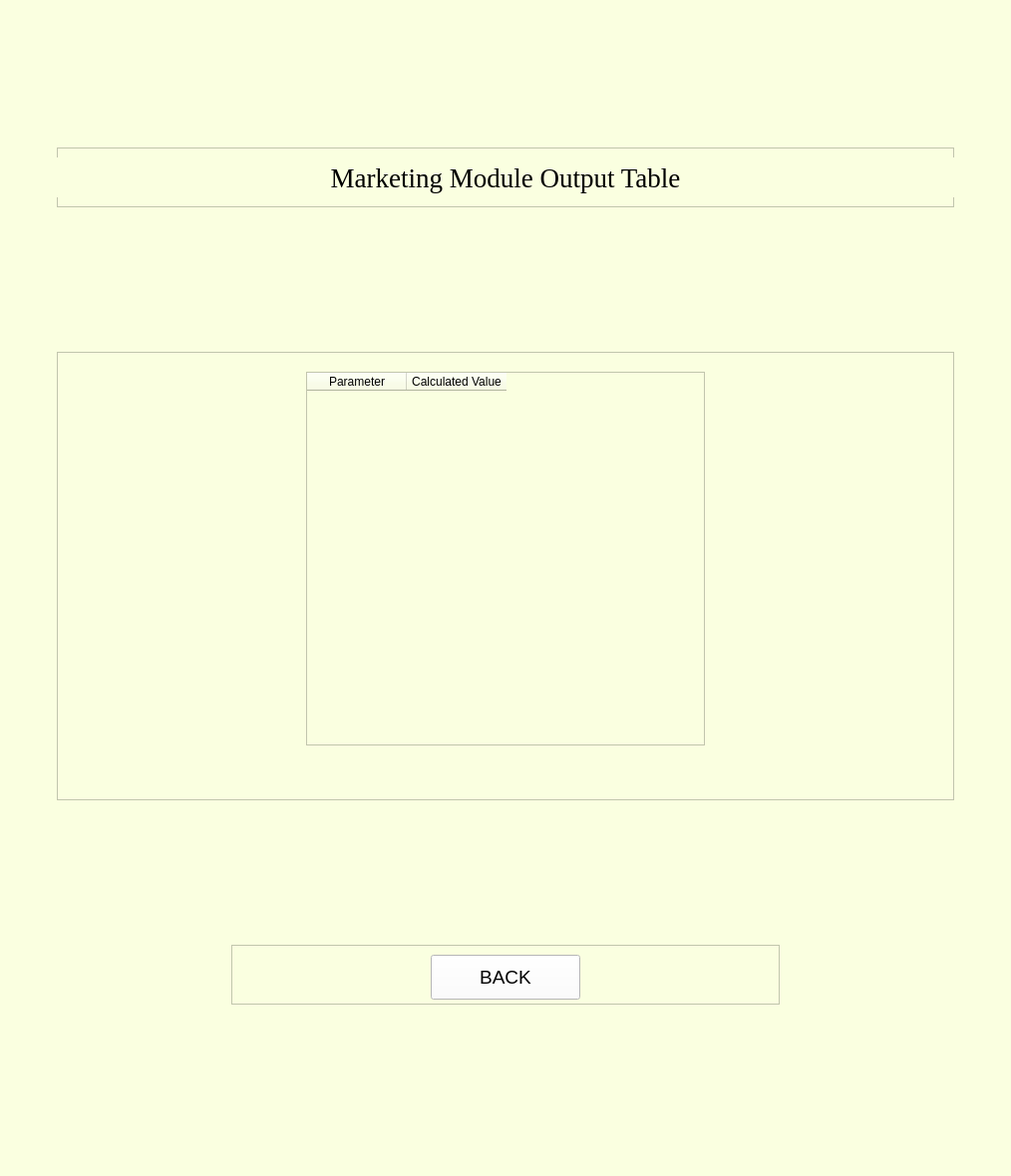
<?xml version="1.0" encoding="UTF-8"?>
<ui version="4.0">
 <class>MainWindow</class>
 <widget class="QMainWindow" name="MainWindow">
  <property name="geometry">
   <rect>
    <x>0</x>
    <y>0</y>
    <width>1014</width>
    <height>1180</height>
   </rect>
  </property>
  <property name="sizePolicy">
   <sizepolicy hsizetype="Expanding" vsizetype="Expanding">
    <horstretch>0</horstretch>
    <verstretch>0</verstretch>
   </sizepolicy>
  </property>
  <property name="mouseTracking">
   <bool>false</bool>
  </property>
  <property name="windowTitle">
   <string>MainWindow</string>
  </property>
  <property name="styleSheet">
   <string notr="true">background-color: rgb(250, 255, 224);</string>
  </property>
  <widget class="QWidget" name="centralwidget">
   <layout class="QVBoxLayout" name="verticalLayout">
    <item alignment="Qt::AlignHCenter">
     <widget class="QFrame" name="frame_12">
      <property name="minimumSize">
       <size>
        <width>900</width>
        <height>60</height>
       </size>
      </property>
      <property name="maximumSize">
       <size>
        <width>900</width>
        <height>60</height>
       </size>
      </property>
      <property name="frameShape">
       <enum>QFrame::StyledPanel</enum>
      </property>
      <property name="frameShadow">
       <enum>QFrame::Raised</enum>
      </property>
      <widget class="QLabel" name="heading">
       <property name="geometry">
        <rect>
         <x>0</x>
         <y>10</y>
         <width>900</width>
         <height>40</height>
        </rect>
       </property>
       <property name="sizePolicy">
        <sizepolicy hsizetype="Preferred" vsizetype="Preferred">
         <horstretch>0</horstretch>
         <verstretch>0</verstretch>
        </sizepolicy>
       </property>
       <property name="minimumSize">
        <size>
         <width>900</width>
         <height>40</height>
        </size>
       </property>
       <property name="maximumSize">
        <size>
         <width>16777215</width>
         <height>16777215</height>
        </size>
       </property>
       <property name="font">
        <font>
         <family>Times New Roman</family>
         <pointsize>20</pointsize>
         <weight>50</weight>
         <italic>false</italic>
         <bold>false</bold>
        </font>
       </property>
       <property name="styleSheet">
        <string notr="true"/>
       </property>
       <property name="text">
        <string>Marketing Module Output Table</string>
       </property>
       <property name="alignment">
        <set>Qt::AlignCenter</set>
       </property>
       <property name="wordWrap">
        <bool>false</bool>
       </property>
      </widget>
     </widget>
    </item>
    <item alignment="Qt::AlignHCenter">
     <widget class="QFrame" name="frame_5">
      <property name="minimumSize">
       <size>
        <width>900</width>
        <height>450</height>
       </size>
      </property>
      <property name="maximumSize">
       <size>
        <width>900</width>
        <height>450</height>
       </size>
      </property>
      <property name="frameShape">
       <enum>QFrame::StyledPanel</enum>
      </property>
      <property name="frameShadow">
       <enum>QFrame::Raised</enum>
      </property>
      <widget class="QTableWidget" name="tableWidget">
       <property name="enabled">
        <bool>true</bool>
       </property>
       <property name="geometry">
        <rect>
         <x>250</x>
         <y>20</y>
         <width>400</width>
         <height>375</height>
        </rect>
       </property>
       <property name="minimumSize">
        <size>
         <width>400</width>
         <height>375</height>
        </size>
       </property>
       <property name="maximumSize">
        <size>
         <width>400</width>
         <height>375</height>
        </size>
       </property>
       <column>
        <property name="text">
         <string>Parameter</string>
        </property>
       </column>
       <column>
        <property name="text">
         <string>Calculated Value</string>
        </property>
       </column>
      </widget>
     </widget>
    </item>
    <item alignment="Qt::AlignHCenter">
     <widget class="QFrame" name="frame_9">
      <property name="minimumSize">
       <size>
        <width>550</width>
        <height>60</height>
       </size>
      </property>
      <property name="maximumSize">
       <size>
        <width>550</width>
        <height>60</height>
       </size>
      </property>
      <property name="frameShape">
       <enum>QFrame::StyledPanel</enum>
      </property>
      <property name="frameShadow">
       <enum>QFrame::Raised</enum>
      </property>
      <widget class="QPushButton" name="backButton">
       <property name="geometry">
        <rect>
         <x>200</x>
         <y>10</y>
         <width>150</width>
         <height>45</height>
        </rect>
       </property>
       <property name="sizePolicy">
        <sizepolicy hsizetype="Preferred" vsizetype="Preferred">
         <horstretch>0</horstretch>
         <verstretch>0</verstretch>
        </sizepolicy>
       </property>
       <property name="minimumSize">
        <size>
         <width>150</width>
         <height>45</height>
        </size>
       </property>
       <property name="maximumSize">
        <size>
         <width>150</width>
         <height>45</height>
        </size>
       </property>
       <property name="font">
        <font>
         <family>Arial</family>
         <pointsize>14</pointsize>
        </font>
       </property>
       <property name="styleSheet">
        <string notr="true">background-color:rgb(255, 255, 255)</string>
       </property>
       <property name="text">
        <string>BACK</string>
       </property>
      </widget>
     </widget>
    </item>
   </layout>
  </widget>
  <widget class="QMenuBar" name="menubar">
   <property name="geometry">
    <rect>
     <x>0</x>
     <y>0</y>
     <width>1014</width>
     <height>18</height>
    </rect>
   </property>
  </widget>
  <widget class="QStatusBar" name="statusbar"/>
 </widget>
 <resources/>
 <connections/>
</ui>
